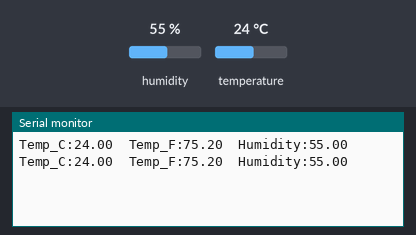
This sketch was run on a simulated Arduino Uno, built with avr-gcc and run on an emulated ATmega328P. Parts: the last lines printed to the serial monitor. The inputs (shaded band) are chosen by the test bench; at power-on: humidity 55 %, temperature 24 °C.

Above: at 4.8 s.
4.9 s: humidity set to 22 %
At 6.7 s:
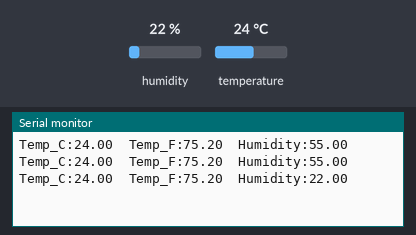
7.9 s: temperature set to 12 °C
At 9.1 s:
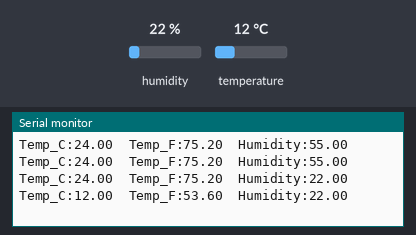
10.9 s: humidity set to 40 %
At 12.8 s:
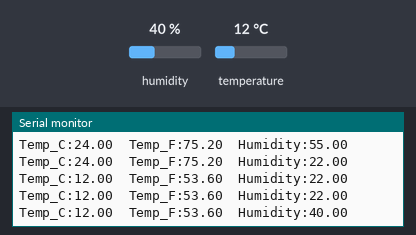
Timing chart, 0 to 14.3 s (numbered marks = the images above; inputs shaded):
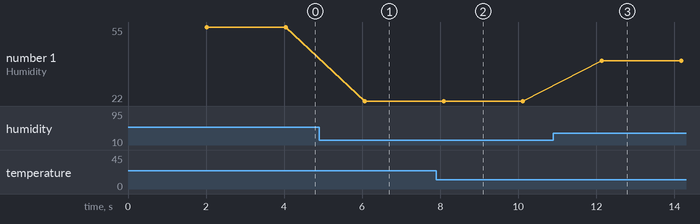

Measured:
- after the input at 4.9 s, the serial monitor: prints a new line after 1.2 s (image 1)
- after the input at 7.9 s, the serial monitor: prints a new line after 0.20 s (image 2)
- after the input at 10.9 s, the serial monitor: prints a new line after 1.2 s (image 3)
- plotted number 1: 55 → 22 after the input at 4.9 s, 22 → 40 after the input at 10.9 s

The sketch:

dht_sensor.io.ino
```cpp
#include "DHT.h"

#define DPIN 4        // Pin to connect DHT sensor (GPIO number) D2
#define DTYPE DHT11   // Define DHT 11 or DHT22 sensor type

DHT dht(DPIN, DTYPE);

void setup() {
  Serial.begin(9600);
  dht.begin();
}

void loop() {
  delay(2000);

  // Reading temperature and humidity
  float tc = dht.readTemperature(false);  // Temperature in Celsius
  float tf = dht.readTemperature(true);   // Temperature in Fahrenheit
  float hu = dht.readHumidity();          // Humidity in percentage

  // Print the data in a format recognized by the Serial Plotter
  Serial.print("Temp_C:");
  Serial.print(tc);  // Temperature in Celsius
  Serial.print("\t");  // Tab separator
  Serial.print("Temp_F:");
  Serial.print(tf);   // Temperature in Fahrenheit
  Serial.print("\t");
  Serial.print("Humidity:");
  Serial.println(hu);  // Humidity percentage

  // This format allows the Serial Plotter to plot different variables
}
```
